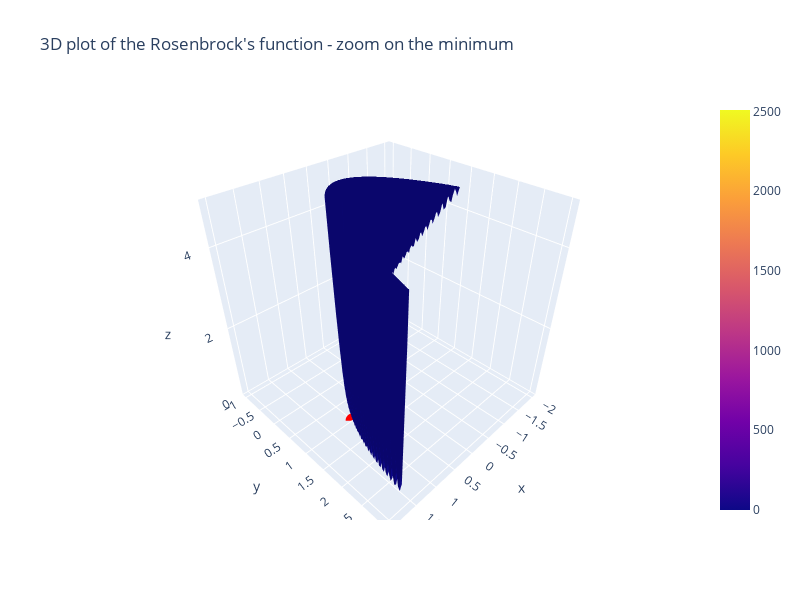

Here is the notebook cell this chart was saved with:
### Code cell
# Generate data for plotting
x_values = np.linspace(-2, 2, 100)
y_values = np.linspace(-1, 3, 100)
X, Y = np.meshgrid(x_values, y_values)
Z = rosenbrock([X, Y])

# Create 3D surface plot using Plotly
fig = go.Figure(data=[go.Surface(z=Z, x=X, y=Y)])

# Mark the minimum point on the plot
min_point = np.array([1, 1, rosenbrock([1, 1])])
fig.add_trace(go.Scatter3d(x=[min_point[0]], y=[min_point[1]], z=[min_point[2]],
                           mode='markers', marker=dict(color='red', size=5),
                           name='Minimum'))

# Set layout for better visibility
fig.update_layout(title="3D plot of the Rosenbrock's function - zoom on the minimum",
                  scene=dict(zaxis=dict(range=[0, 5]),
                             camera=dict(up=dict(x=0, y=0, z=1),
                                         center=dict(x=0, y=0, z=0),
                                         eye=dict(x=1.25, y=1.25, z=1.25))),
                  width=800, height=600, scene_aspectmode='cube')

# Show the interactive plot
fig.show()

### Figure 1 — Plotly figure (JSON) as saved in the notebook; plotly's stock layout.template omitted (floating-point values rounded to 4 significant figures; data arrays with more than 128 entries replaced by an {"elided": "..."} marker saying what was removed)
{"data": [{"type": "surface", "x": {"elided": "100x100 float values"}, "y": {"elided": "100x100 float values"}, "z": {"elided": "100x100 float values"}}, {"marker": {"color": "red", "size": 5}, "mode": "markers", "name": "Minimum", "type": "scatter3d", "x": [1], "y": [1], "z": [0]}], "layout": {"height": 600, "scene": {"aspectmode": "cube", "camera": {"center": {"x": 0, "y": 0, "z": 0}, "eye": {"x": 1.25, "y": 1.25, "z": 1.25}, "up": {"x": 0, "y": 0, "z": 1}}, "zaxis": {"range": [0, 5]}}, "title": {"text": "3D plot of the Rosenbrock's function - zoom on the minimum"}, "width": 800}}
